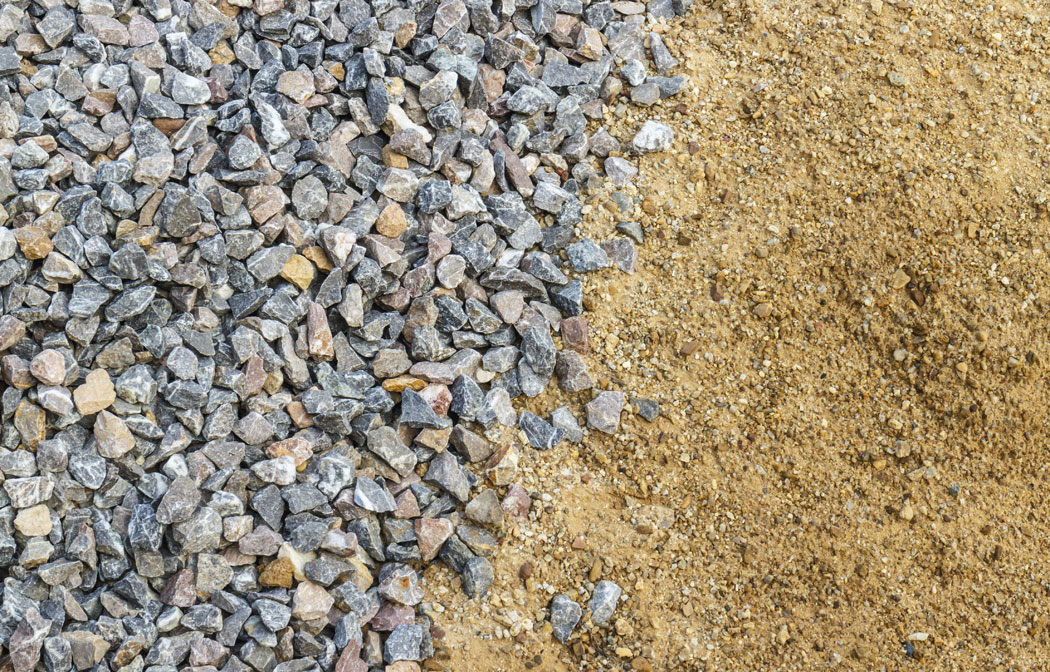
#> input picture Benjamin/stenbilleder.jpg, 1050 x 672 px, given in place of letter.png, which was not available
$ python Show_Component_Video.py
#> lines starting #> are read from the running program, lines starting #| are printed output that depends on the picture; pictures that were not available may be replaced by others from this repository, and a replacement may not be noted
import numpy as np
import cv2 as cv


#Funktion 1
#Hvis RGB component værdier af video i et vindue delt i fire

def RGB_Component():
    cap = cv.VideoCapture(0)
    while True:
        ret, frame = cap.read()
        width = int(cap.get(3))
        height = int(cap.get(4))

        smallerImage = cv.resize(frame, (0, 0), fx=0.5, fy=0.5)
        image_Blue, image_Green, image_Red = cv.split(smallerImage)

        # Create a larger black frame to contain all color channels
        combined_image = np.zeros((height, width, 3), dtype=np.uint8)

        # Place the color channels in their respective quadrants
        combined_image[ :height//2, :width//2, 0] = image_Blue
        combined_image[ :height//2, width//2:, 1] = image_Green
        combined_image[ height//2:, :width//2, 2] = image_Red

        # Resize the smaller image to match the quadrant size
        smallerImage = cv.resize(smallerImage, (width // 2, height // 2))

        # Place the smaller image in the last available quadrant (RGB channels)
        combined_image[ height//2:, width//2:] = smallerImage

        cv.imshow("Video", combined_image)

        if cv.waitKey(1) == ord('q'):
            break

    cap.release()
    cv.destroyAllWindows()


def RGB_Component_Real():
    cap = cv.VideoCapture(0)
    while True:
        # [5 lines of commented-out code are left out]


        input_image = cv.imread('C:/Users/bebj2/Downloads/letter.png', 1)
#> input_image is the input picture: shape (672, 1050, 3); mean B, G, R 121.4, 144.5, 157.3


        red = input_image[:, :, 2]
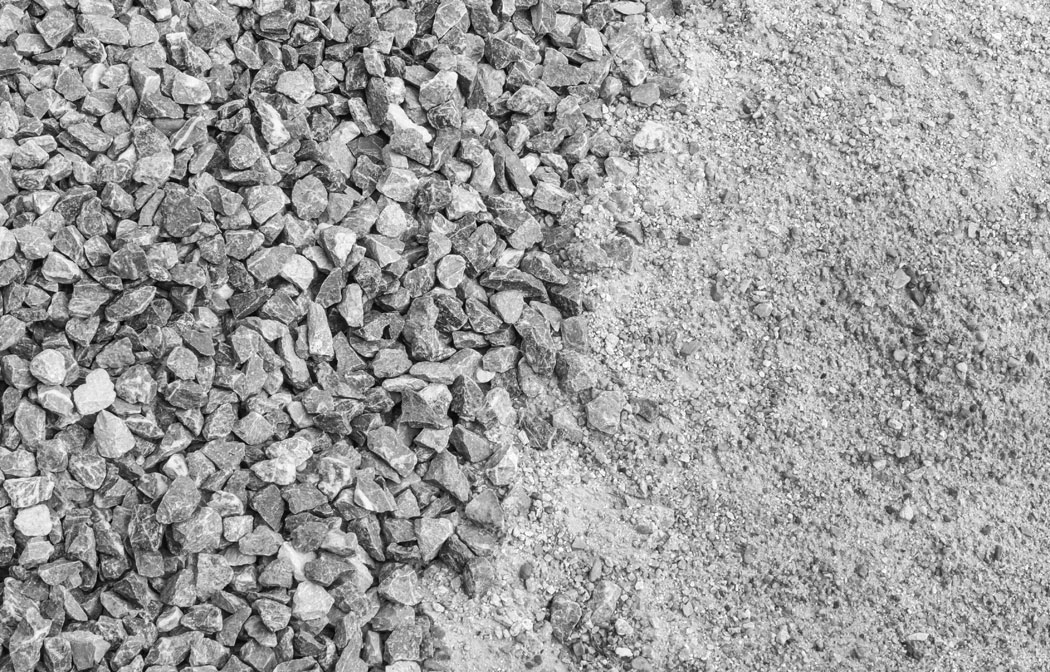
#> red: shape (672, 1050); min 0, max 255, mean 157.3
        green = input_image[:, :, 1]
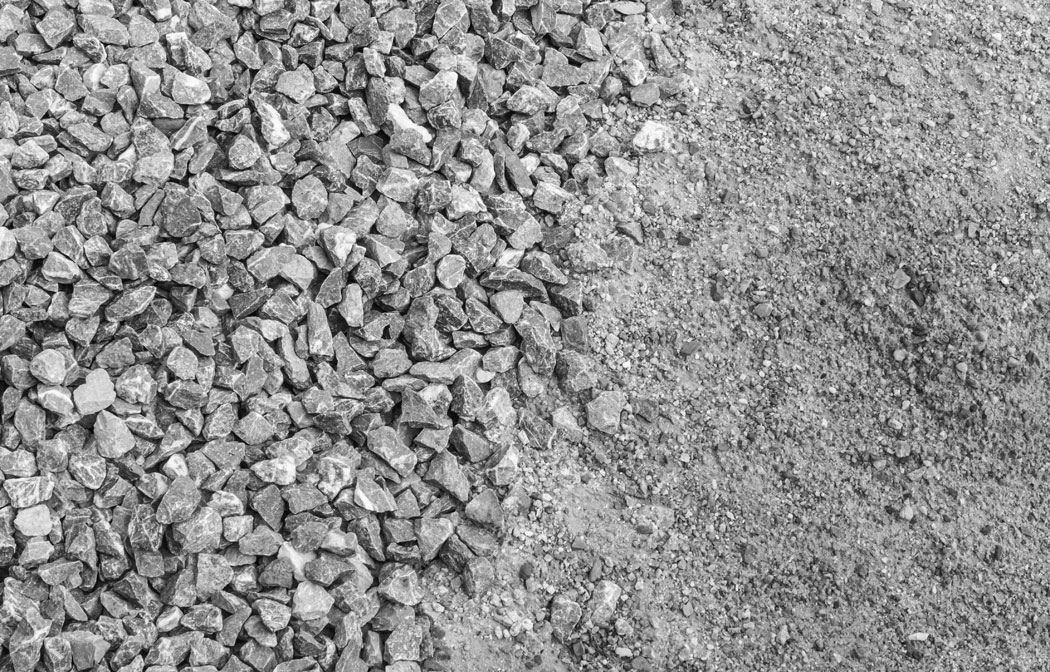
#> green: shape (672, 1050); min 0, max 255, mean 144.5
        blue = input_image[:, :, 0]
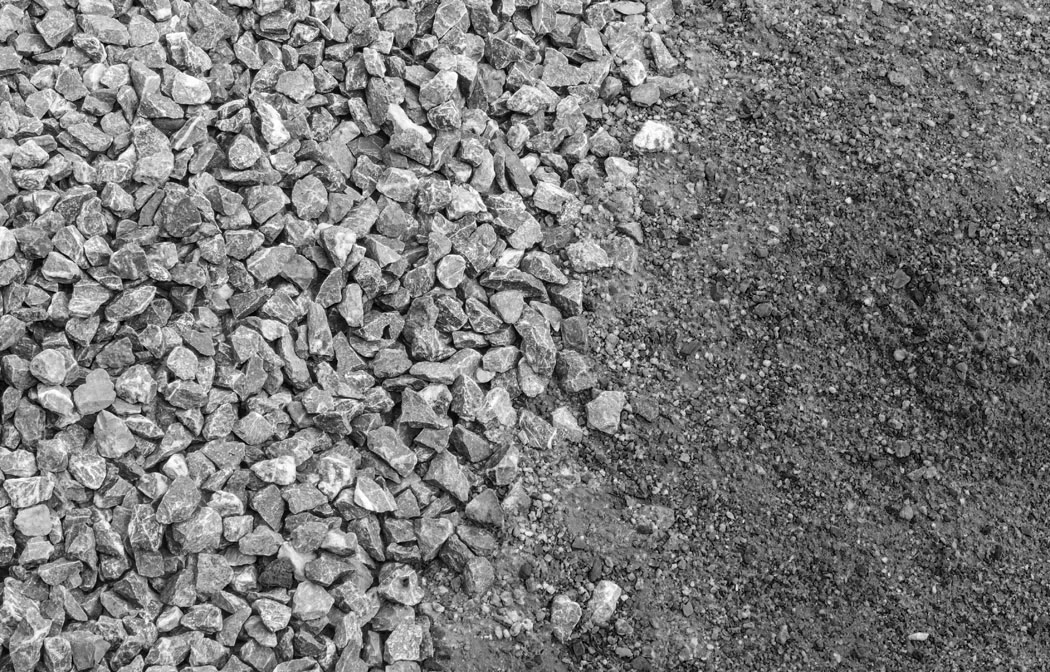
#> blue: shape (672, 1050); min 0, max 255, mean 121.4


        #lower_red_Bound = np.array([200, 200, 200])  # Adjust these values
        #upper_red_Bound = np.array([255, 255, 255])  # Adjust these values

        green = cv.bitwise_not(green)
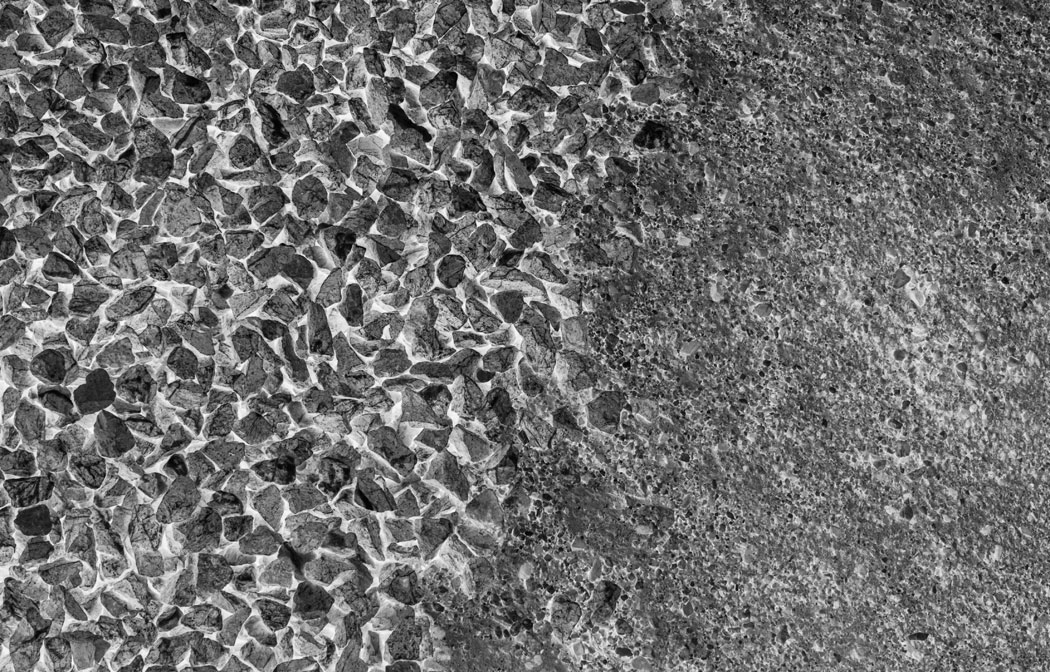
#> green: shape (672, 1050); min 0, max 255, mean 110.5

        mask = cv.inRange(red, 190, 230)
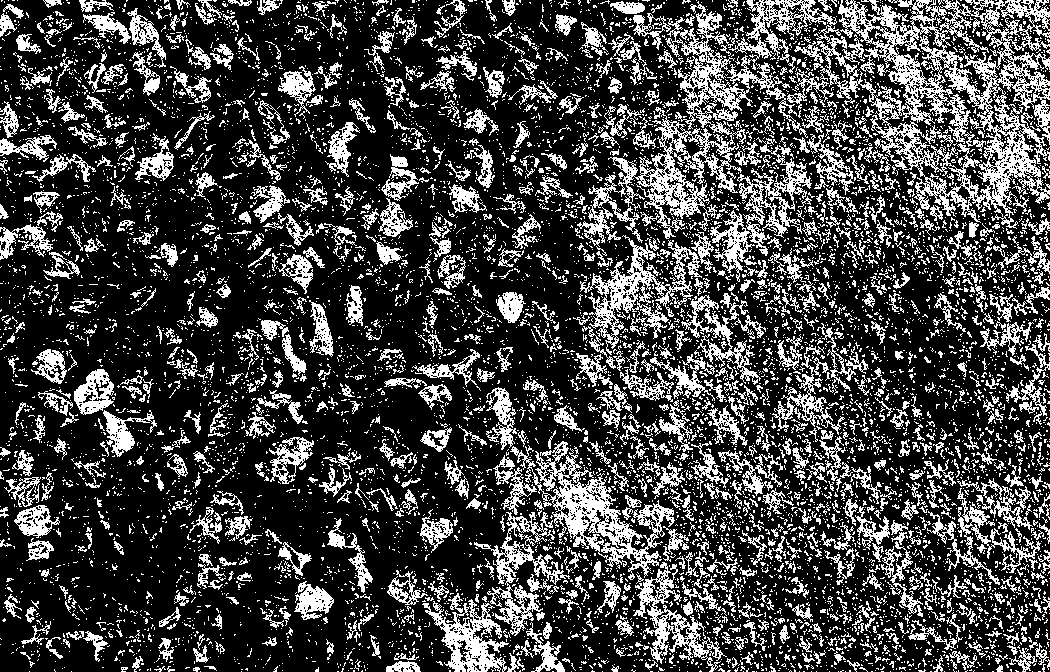
#> mask: shape (672, 1050); 26.4% white in thin lines or dots

        result = cv.bitwise_and(red, red, mask=mask)
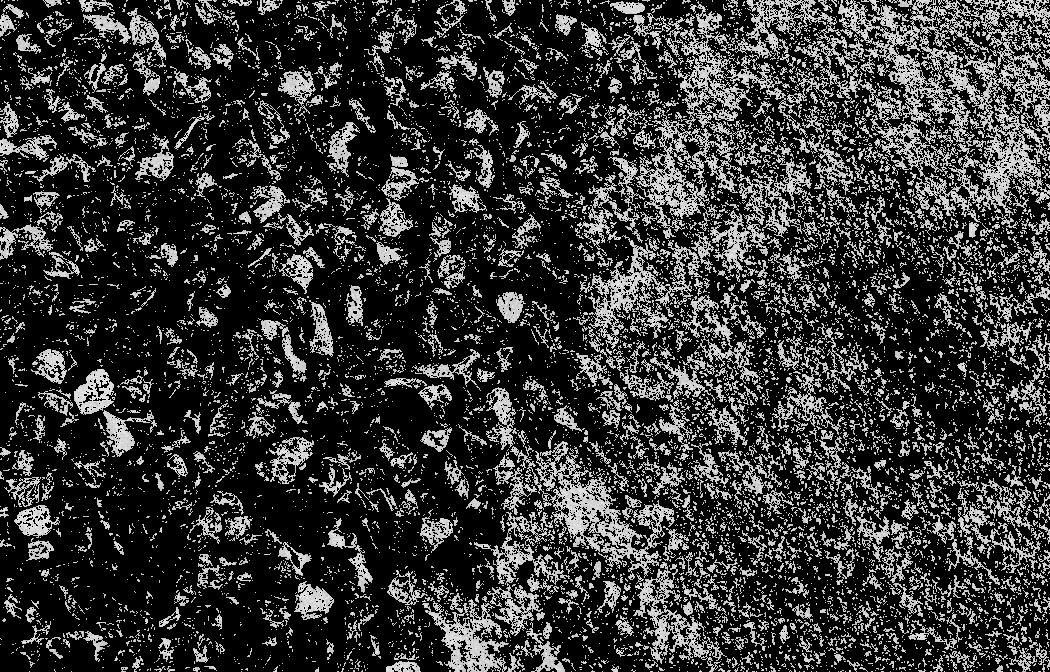
#> result: shape (672, 1050); min 0, max 230, mean 54.5


        #cv.imshow("Input image", input_image)
        cv.imshow("Red channel", red)
        cv.imshow("result", result)
        cv.imshow("Green channel", green)
        #cv.imshow("Blue channel", blue)
        #cv.waitKey(0)

        key = cv.waitKey(1)
#> (key q is pressed here)
        if key == ord('q'):
            break

    cap.release()
    cv.destroyAllWindows()
    return

RGB_Component_Real()

#def main():


#main()
